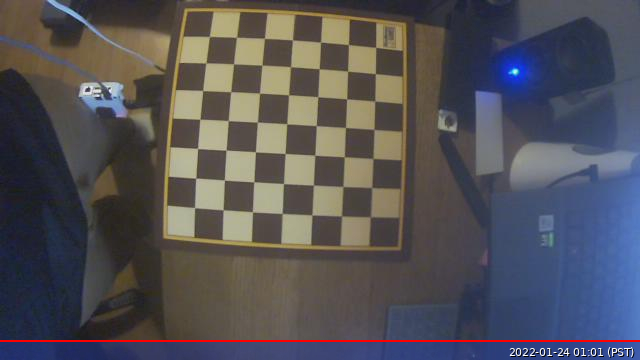
#> input picture cameraCalibration/calibration/test2.png, 640 x 360 px, found by its file name
$ python detectRect.py
#> lines starting #> are read from the running program, lines starting #| are printed output that depends on the picture
# imports
import cv2
import numpy as np
import glob

################ FIND CHESSBOARD CORNERS - OBJECT POINTS AND IMAGE POINTS #############################

chessboardSize = (7,7)
frameSize = (330,640)

# Using cv2.imread() method
img = cv2.imread('/home/pi/ee475/camCal/calibration/test2.png')
#> img is the input picture: shape (360, 640, 3); mean B, G, R 86.9, 81.7, 83.4

gray = cv2.cvtColor(img, cv2.COLOR_BGR2GRAY)
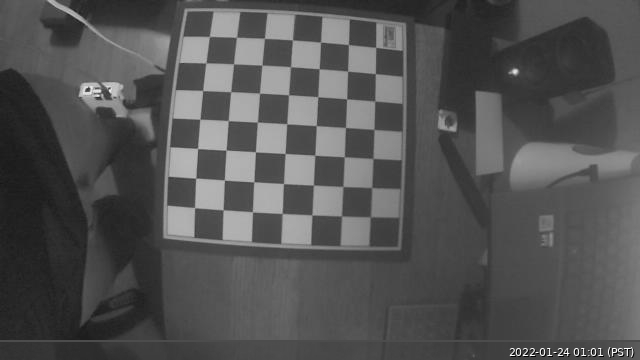
#> gray: shape (360, 640); min 0, max 255, mean 82.8

# Find the chess board corners
ret, corners = cv2.findChessboardCorners(gray, chessboardSize, None)
#> ret = True; corners = 49 rows, first 8: [209.5, 36.51], [236.4, 37.27], [264.4, 38.19], [292.5, 39.85], [320.5, 42.12], [348.4, 44.5], [375.7, 47.33], [205.8, 62.79]

# output image size
width, height = 512,512

# warp perspective
offset = 25
corners[0] = [corners[0][0][0]-offset,corners[0][0][1]-offset]
corners[6] = [corners[6][0][0]+offset,corners[6][0][1]-offset]
corners[42] = [corners[42][0][0]-offset,corners[42][0][1]+offset]
corners[48] = [corners[48][0][0]+offset,corners[48][0][1]+offset]

pts1 = np.float32([corners[0],corners[6],corners[42],corners[48]])
#> pts1 = [[184.5, 11.51], [400.7, 22.33], [169.6, 232.6], [393, 240]]
pts2 = np.float32([[0,0],[width,0],[0,height],[width,height]])
matrix = cv2.getPerspectiveTransform(pts1,pts2)
#> matrix = [[2.29, 0.153, -424.1], [-0.118, 2.35, -5.36], [-8.27e-05, 0.00014, 1]]
imgOutput = cv2.warpPerspective(img,matrix,(width,height))
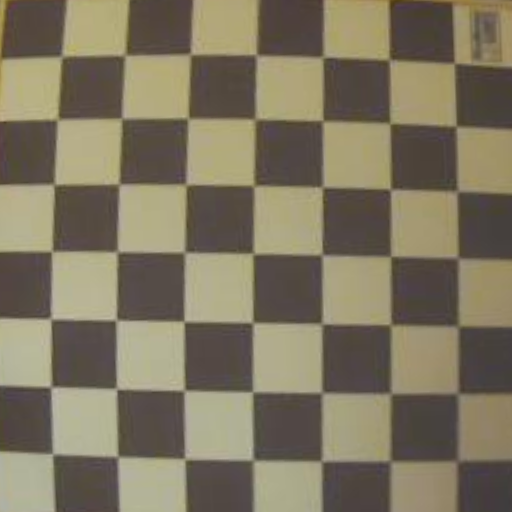
#> imgOutput: shape (512, 512, 3); mean B, G, R 96.7, 118.1, 126.5

# output
cv2.imwrite('./proccessing/caliResult1.png', imgOutput)
